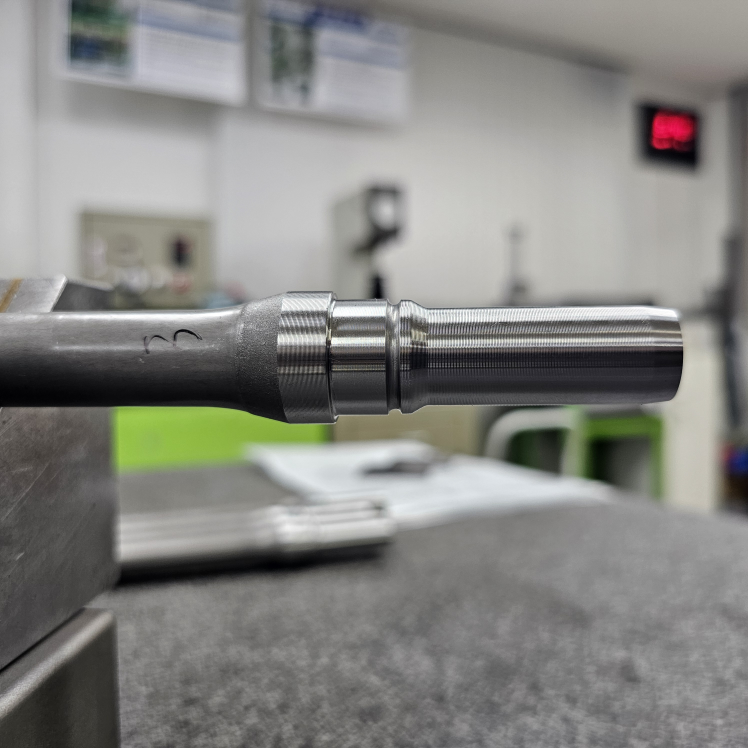
#> input picture 02_Data/04_YOLO_Dataset/images/train/sample_03.jpg, 2992 x 2992 px, given in place of test_roi.jpg, which was not available (shown at 1/4 size)
$ python 'main (4).py'   (older library calls are emulated)
#> lines starting #> are read from the running program, lines starting #| are printed output that depends on the picture; long printed decimals are rounded; pictures that were not available may be replaced by others from this repository, and a replacement may not be noted
import cv2
import numpy as np
from pathlib import Path


# ---------------------------------
# 1. 이미지 읽기
# ---------------------------------

image_path = Path("Day017-2/test_roi.jpg")

image = cv2.imread(str(image_path))
#> image is the input picture: shape (2992, 2992, 3); mean B, G, R 129.7, 133.4, 133.3

if image is None:
    raise FileNotFoundError("검증 ROI 이미지를 찾을 수 없습니다.")


# ---------------------------------
# 2. GRAY / Blur
# ---------------------------------

gray = cv2.cvtColor(
    image,
    cv2.COLOR_BGR2GRAY
)
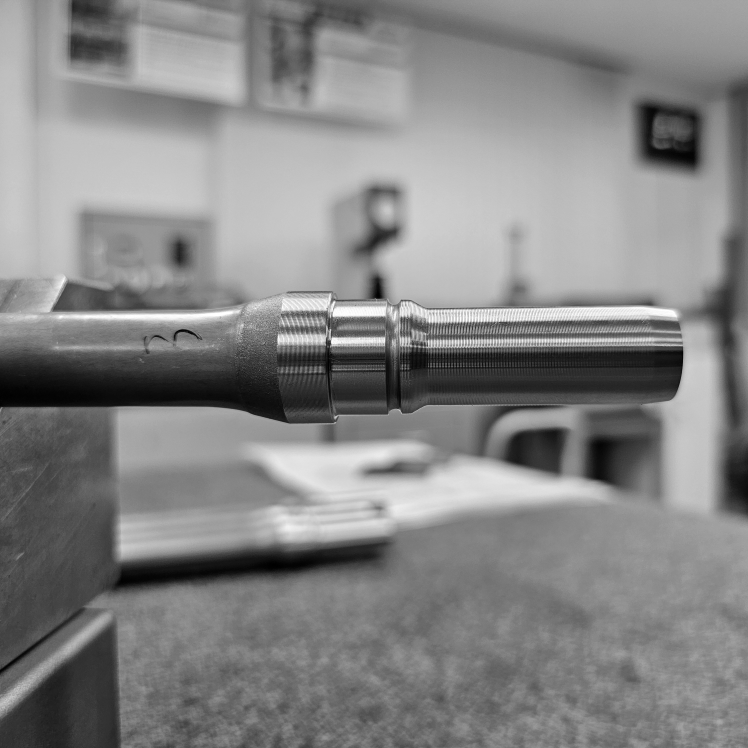
#> gray: shape (2992, 2992) (shown at 1/4 size); min 0, max 255, mean 133

blur = cv2.GaussianBlur(
    gray,
    (5, 5),
    0
)


# ---------------------------------
# 3. 세로 방향 Gradient
# ---------------------------------

gradient_y = cv2.Sobel(
    blur,
    cv2.CV_64F,
    0,
    1,
    ksize=3
)
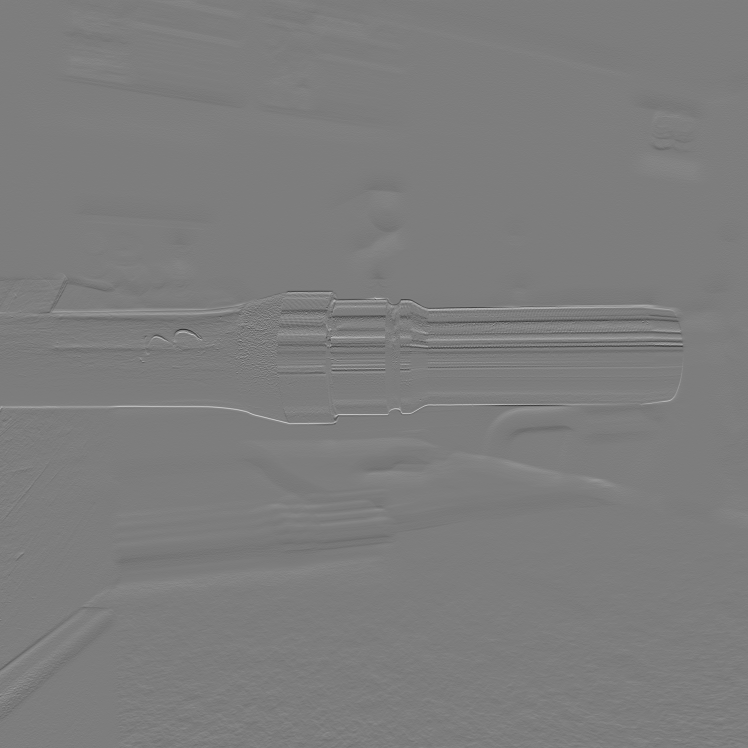
#> gradient_y: shape (2992, 2992) float64 (shown at 1/4 size); min -374, max 385, mean -0.1; drawn with min black and max white

gradient_abs = np.abs(
    gradient_y
)
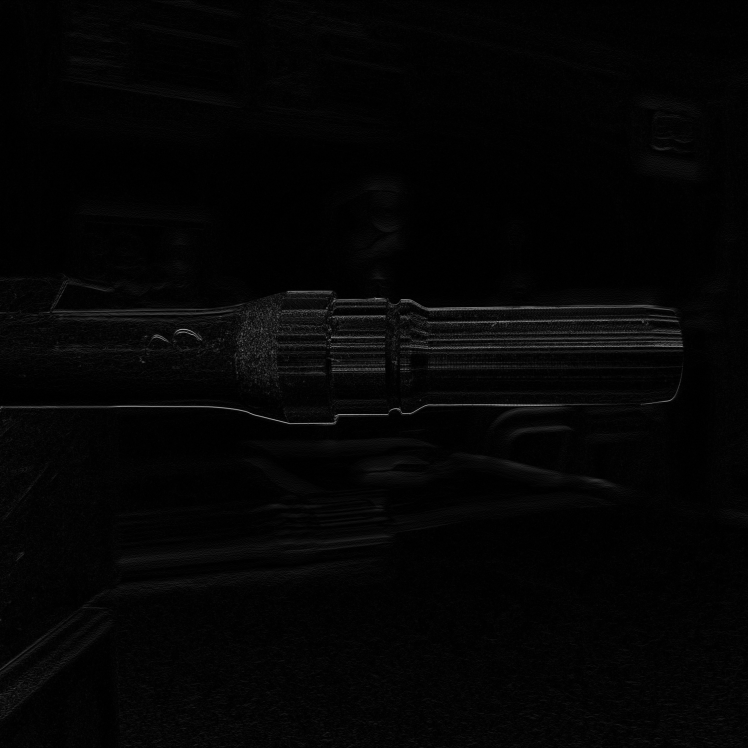
#> gradient_abs: shape (2992, 2992) float64 (shown at 1/4 size); min 0, max 385, mean 7.9; drawn with min black and max white


# ---------------------------------
# 4. 이미지 크기
# ---------------------------------

height, width = gray.shape
#> height = 2992; width = 2992

center_y = height // 2
#> center_y = 1496


# ---------------------------------
# 5. 측정 위치
# ---------------------------------

x_start = int(width * 0.25)
#> x_start = 748
x_end = int(width * 0.75)
#> x_end = 2244

sample_count = 7

x_positions = np.linspace(
    x_start,
    x_end,
    sample_count,
    dtype=int
)
#> x_positions = [748, 997, 1246, 1496, 1745, 1994, 2244]


# ---------------------------------
# 6. Sub-pixel 보간 함수
# ---------------------------------

def subpixel_peak(profile, index):

    # 양 끝에서는 보간 불가
    if index <= 0 or index >= len(profile) - 1:
        return float(index)

    y1 = profile[index - 1]
    y2 = profile[index]
    y3 = profile[index + 1]

    denominator = (
        y1
        - 2 * y2
        + y3
    )

    # 0 나누기 방지
    if denominator == 0:
        return float(index)

    offset = 0.5 * (
        y1 - y3
    ) / denominator

    return index + offset


# ---------------------------------
# 7. 여러 위치에서 Sub-pixel 측정
# ---------------------------------

diameters_sub = []

top_sub_values = []
bottom_sub_values = []

result = image.copy()


print()
print("x | top_sub | bottom_sub | diameter_sub")
print("---------------------------------------------")


for x in x_positions:

    # x 주변 5pixel 평균 사용
    x1 = max(0, x - 2)
    x2 = min(width, x + 3)

    strip = gradient_abs[:, x1:x2]

    profile = np.mean(
        strip,
        axis=1
    )


    # ---------------------------------
    # 상단 Edge
    # ---------------------------------

    top_profile = profile[:center_y]

    top_index = np.argmax(
        top_profile
    )

    y_top_sub = subpixel_peak(
        top_profile,
        top_index
    )


    # ---------------------------------
    # 하단 Edge
    # ---------------------------------

    bottom_profile = profile[center_y:]

    bottom_index_local = np.argmax(
        bottom_profile
    )

    bottom_index = (
        center_y
        + bottom_index_local
    )

    y_bottom_sub = subpixel_peak(
        profile,
        bottom_index
    )


    # ---------------------------------
    # 외경 계산
    # ---------------------------------

    diameter_sub = (
        y_bottom_sub
        - y_top_sub
    )

    top_sub_values.append(
        y_top_sub
    )

    bottom_sub_values.append(
        y_bottom_sub
    )

    diameters_sub.append(
        diameter_sub
    )


    print(
        x,
        "|",
        round(y_top_sub, 3),
        "|",
        round(y_bottom_sub, 3),
        "|",
        round(diameter_sub, 3)
    )


    # ---------------------------------
    # 표시
    # ---------------------------------

    y_top_draw = int(
        round(y_top_sub)
    )

    y_bottom_draw = int(
        round(y_bottom_sub)
    )

    cv2.circle(
        result,
        (x, y_top_draw),
        5,
        (0, 0, 255),
        -1
    )

    cv2.circle(
        result,
        (x, y_bottom_draw),
        5,
        (255, 0, 0),
        -1
    )

    cv2.line(
        result,
        (x, y_top_draw),
        (x, y_bottom_draw),
        (0, 255, 0),
        2
    )
#> this loop made 7 passes
#> (top_index, y_top_sub, bottom_index_local) on passes 1 to 7: (1318, 1318.4, 130), (1313, 1312.9, 155), (1165, 1164.7, 197), (1195, 1195.1, 162), (1232, 1232.2, 123), (1287, 1286.8, 122), (1283, 1282.8, 121)
#| 748 | 1318.394 | 1626.012 | 307.618
#| 997 | 1312.896 | 1651.083 | 338.187
#| 1246 | 1164.716 | 1692.98 | 528.264
#| 1496 | 1195.074 | 1657.931 | 462.857
#| 1745 | 1232.17 | 1619.313 | 387.143
#| 1994 | 1286.846 | 1617.862 | 331.017
#| 2244 | 1282.798 | 1616.755 | 333.958
#> after the loop, bottom_sub_values = [1626, 1651.1, 1693, 1657.9, 1619.3, 1617.9, 1616.8]; diameters_sub = [307.6, 338.2, 528.3, 462.9, 387.1, 331, 334]; top_sub_values = [1318.4, 1312.9, 1164.7, 1195.1, 1232.2, 1286.8, 1282.8]


# ---------------------------------
# 8. 대표값 계산
# ---------------------------------

mean_sub = np.mean(
    diameters_sub
)
#> mean_sub = 384.1

median_sub = np.median(
    diameters_sub
)
#> median_sub = 338.2

std_sub = np.std(
    diameters_sub
)
#> std_sub = 75.86


print()
print("========== Sub-pixel 결과 ==========")

print(
    "외경 평균(sub-pixel) :",
    mean_sub
)
#| 외경 평균(sub-pixel) : 384.149

print(
    "외경 중앙값(sub-pixel) :",
    median_sub
)
#| 외경 중앙값(sub-pixel) : 338.187

print(
    "외경 표준편차(sub-pixel) :",
    std_sub
)
#| 외경 표준편차(sub-pixel) : 75.862


# ---------------------------------
# 9. mm 변환
# ---------------------------------

MM_PER_PIXEL = 0.0436166

measured_mm = (
    median_sub
    * MM_PER_PIXEL
)
#> measured_mm = 14.75


print()
print(
    "영상 측정 외경(mm) :",
    measured_mm
)
#| 영상 측정 외경(mm) : 14.751


# ---------------------------------
# 10. 실제 계측값 입력
# ---------------------------------

actual_mm = float(
    input(
        "실제 계측기 외경(mm)을 입력하세요 : "
    )
)
#> the answer given: 3


# ---------------------------------
# 11. 오차 계산
# ---------------------------------

error_mm = (
    measured_mm
    - actual_mm
)
#> error_mm = 11.75

error_um = (
    error_mm
    * 1000
)
#> error_um = 11750.5

abs_error_um = abs(
    error_um
)
#> abs_error_um = 11750.5


print()
print(
    "영상 측정값(mm) :",
    measured_mm
)
#| 영상 측정값(mm) : 14.751

print(
    "실제 계측값(mm) :",
    actual_mm
)

print(
    "오차(mm) :",
    error_mm
)
#| 오차(mm) : 11.751

print(
    "오차(μm) :",
    error_um
)
#| 오차(μm) : 11750.547

print(
    "절대오차(μm) :",
    abs_error_um
)
#| 절대오차(μm) : 11750.547


# ---------------------------------
# 12. Day018과 비교
# ---------------------------------

DAY018_ERROR_UM = 130.8498

improvement = (
    DAY018_ERROR_UM
    - abs_error_um
)
#> improvement = -11619.7


print()
print(
    "Day018 절대오차(μm) :",
    DAY018_ERROR_UM
)

print(
    "Day019 절대오차(μm) :",
    abs_error_um
)
#| Day019 절대오차(μm) : 11750.547

print(
    "오차 개선량(μm) :",
    improvement
)
#| 오차 개선량(μm) : -11619.697


# ---------------------------------
# 13. 결과 표시
# ---------------------------------

text1 = f"SubPixel: {median_sub:.3f} px"
#> text1 = 'SubPixel: 338.187 px'
text2 = f"Vision: {measured_mm:.3f} mm"
#> text2 = 'Vision: 14.751 mm'
text3 = f"Error: {error_um:.1f} um"
#> text3 = 'Error: 11750.5 um'

cv2.putText(
    result,
    text1,
    (10, 30),
    cv2.FONT_HERSHEY_SIMPLEX,
    0.6,
    (0, 255, 0),
    2
)

cv2.putText(
    result,
    text2,
    (10, 60),
    cv2.FONT_HERSHEY_SIMPLEX,
    0.6,
    (0, 255, 0),
    2
)

cv2.putText(
    result,
    text3,
    (10, 90),
    cv2.FONT_HERSHEY_SIMPLEX,
    0.6,
    (0, 255, 0),
    2
)


# ---------------------------------
# 14. 저장
# ---------------------------------

output_dir = Path("Day019")

output_dir.mkdir(exist_ok=True)

cv2.imwrite(
    str(
        output_dir
        / "subpixel_result.jpg"
    ),
    result
)

print()
print(
    "저장 완료 : Day019/subpixel_result.jpg"
)
